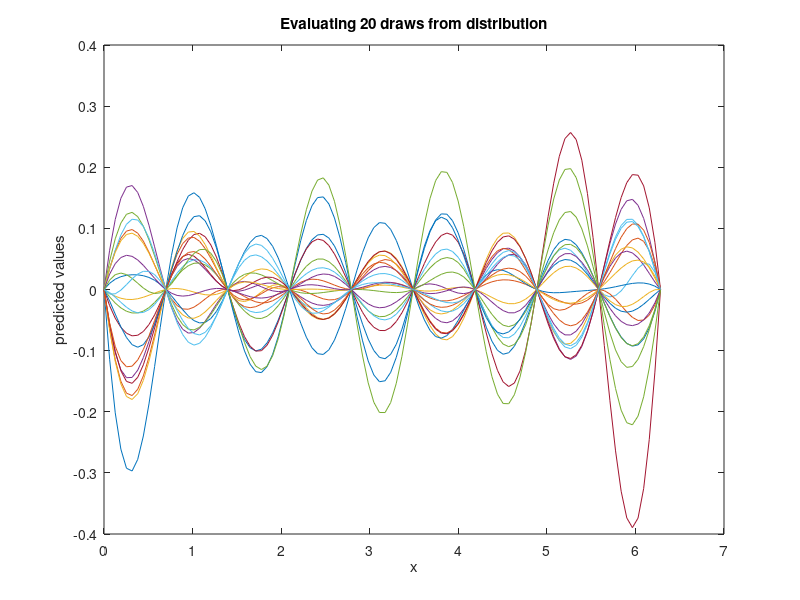

Write the MATLAB code that produced this figure.
%% (a) Gaussian process Regression of Sample data

data = [0, -.00799366; .6981317, .50389564; 1.3962634, .92653312; 2.0943951, ...
    .7628036; 2.7925268, .37189376; 3.4906585, -.1965461; 4.1887902, -.93017225; ...
    4.88692191, -1.04932639; 5.58505361, -.72417058; 6.28318531, -.07469816];


%assume y = f(x) + epsilon, where f is gaussian with mean m and variance k.
x = data(:,1);
y = data(:,2);
%Plot data
scatter(x,y);
hold on;
%Normalize data by subtracting mean
[nrows,ncols] = size(data);
%n = nrows*ncols;
%mean = sum(sum(data))/n;
%data = data - mean;

%epsilon is N(0,.01):
stdev = .01;

%make cov matrix: 10 data points so cov matrix should be 10 x 10
K = zeros(nrows);

%Make K
for i=1:nrows
    for j=i:nrows
        x_1 = data(i,1); x_2 = data(j,1);
        K(i,j) = exp(-(x_1-x_2)^2);
        K(j,i) = K(i,j);
    end
end

%% prediction with m(x) = 0

%initialize prediction vector 1
y_hat = zeros(nrows,1);
%calc (K(x,x) + stdev*I(10))^(-1)
K_inv = inv(K + stdev*eye(nrows)); 
alpha = K_inv*y;

for i=1:nrows
   y_hat(i,:) = alpha.'*K(:,i);
end

plot(x, y_hat);
hold on;

%% prediction with m(x) = sin(x)

y_hats = sin(x) + K*K_inv*(y - sin(x));

plot(x, y_hats);
legend('y', 'GPR with m(x)=0', 'GPR with m(x) = sin(x)');
title('Performance of GPR with different mean functions')    
ylabel('y predictions');
xlabel('x');
hold off;

%% (b) make cross covariance matrix using K_xstarx

%need to compute posterior at 100 locations
x_star = linspace(0,2*pi,100);
len = size(x_star,2);

%make K_xstarx
K_xstarx = zeros(len,nrows);

for i=1:len
    for j=1:nrows
        x_1 = x_star(i); x_2 = x(j);
        K_xstarx(i,j) = exp(-(x_1-x_2)^2);
    end
end

%make K_xstarxstar
K_xstarxstar = zeros(len,len);

for i=1:len
    for j=i:len
        x_1 = x_star(i); x_2 = x_star(j);
        K_xstarxstar(i,j) = exp(-(x_1-x_2)^2);
        K_xstarxstar(j,i) = K_xstarxstar(i,j);
    end
end

new_Kinv = inv(K);
%new cov matrix = K(x_*,x_*) - K(x_*,x)K(x,x)^(-1)K(x,x_*). This is 100x100 new cov matrix
K_cond = K_xstarxstar - K_xstarx*new_Kinv*(K_xstarx.');

K_cond = K_cond + 10^(-10)*eye(100)

%K_cond = WW^T so we factorize 
W = chol(K_cond, 'lower'); 

%% now we get 20 draws and plot them. 

for i=1:20 
    z = randn(len,1) %random variable N(0,1)
    y_new = W*z; %draws from posterior distribution 
    plot(x_star, y_new)
    hold on;
end

title('Evaluating 20 draws from distribution')    
ylabel('predicted values');
xlabel('x');
hold off;


        